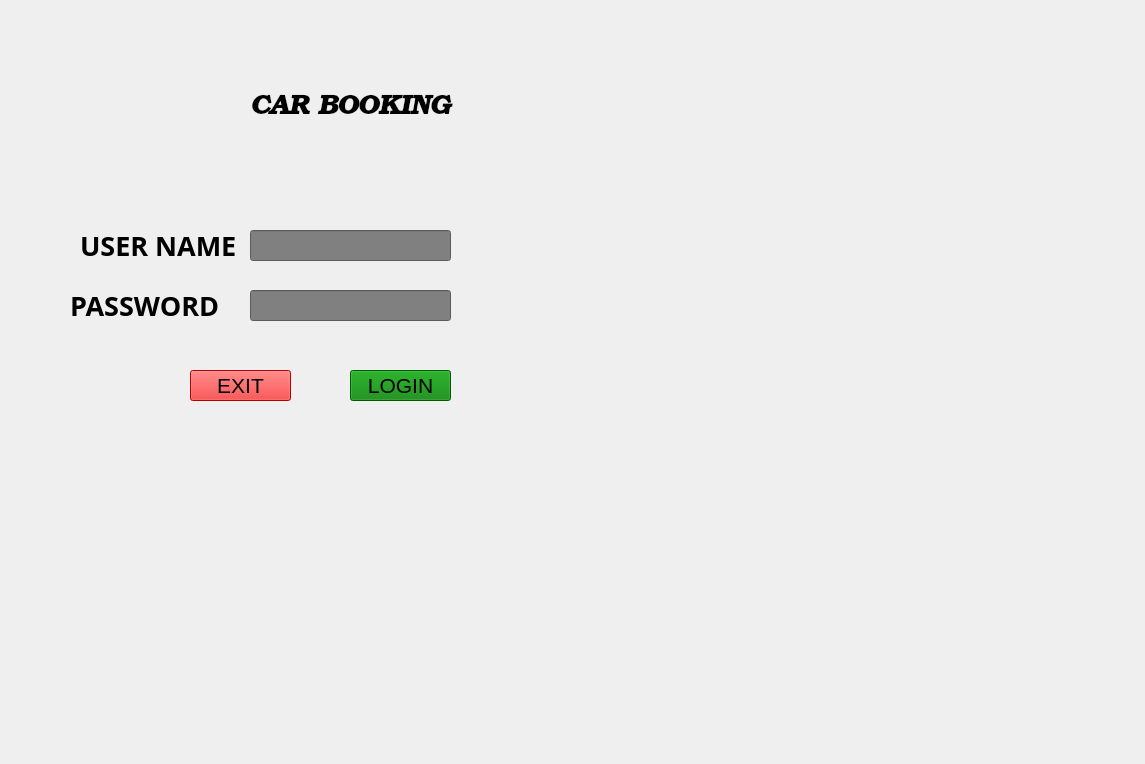
<?xml version="1.0" encoding="UTF-8"?>
<ui version="4.0">
 <class>login</class>
 <widget class="QMainWindow" name="login">
  <property name="geometry">
   <rect>
    <x>0</x>
    <y>0</y>
    <width>1145</width>
    <height>764</height>
   </rect>
  </property>
  <property name="windowTitle">
   <string>login</string>
  </property>
  <property name="autoFillBackground">
   <bool>false</bool>
  </property>
  <widget class="QWidget" name="centralwidget">
   <widget class="QLabel" name="label">
    <property name="geometry">
     <rect>
      <x>-430</x>
      <y>-300</y>
      <width>1601</width>
      <height>891</height>
     </rect>
    </property>
    <property name="text">
     <string/>
    </property>
    <property name="pixmap">
     <pixmap>../../../Downloads/sven-d-a4S6KUuLeoM-unsplash(2).jpg</pixmap>
    </property>
   </widget>
   <widget class="QLabel" name="label_2">
    <property name="geometry">
     <rect>
      <x>250</x>
      <y>80</y>
      <width>500</width>
      <height>61</height>
     </rect>
    </property>
    <property name="font">
     <font>
      <family>URW Bookman</family>
      <pointsize>20</pointsize>
      <weight>75</weight>
      <italic>true</italic>
      <bold>true</bold>
     </font>
    </property>
    <property name="styleSheet">
     <string notr="true">font-size:20</string>
    </property>
    <property name="text">
     <string>CAR BOOKING</string>
    </property>
    <property name="textFormat">
     <enum>Qt::RichText</enum>
    </property>
   </widget>
   <widget class="QLabel" name="label_3">
    <property name="geometry">
     <rect>
      <x>80</x>
      <y>200</y>
      <width>211</width>
      <height>91</height>
     </rect>
    </property>
    <property name="font">
     <font>
      <family>Ubuntu Condensed</family>
      <pointsize>20</pointsize>
      <weight>75</weight>
      <bold>true</bold>
     </font>
    </property>
    <property name="styleSheet">
     <string notr="true">color:black;</string>
    </property>
    <property name="text">
     <string>USER NAME</string>
    </property>
   </widget>
   <widget class="QLabel" name="label_4">
    <property name="geometry">
     <rect>
      <x>70</x>
      <y>260</y>
      <width>211</width>
      <height>91</height>
     </rect>
    </property>
    <property name="font">
     <font>
      <family>Ubuntu Condensed</family>
      <pointsize>20</pointsize>
      <weight>75</weight>
      <bold>true</bold>
     </font>
    </property>
    <property name="styleSheet">
     <string notr="true">color:black;</string>
    </property>
    <property name="text">
     <string>PASSWORD</string>
    </property>
   </widget>
   <widget class="QLineEdit" name="username_lineEdit">
    <property name="geometry">
     <rect>
      <x>250</x>
      <y>230</y>
      <width>201</width>
      <height>31</height>
     </rect>
    </property>
    <property name="styleSheet">
     <string notr="true">background-color:grey;</string>
    </property>
   </widget>
   <widget class="QLineEdit" name="password_lineEdit_3">
    <property name="geometry">
     <rect>
      <x>250</x>
      <y>290</y>
      <width>201</width>
      <height>31</height>
     </rect>
    </property>
    <property name="styleSheet">
     <string notr="true">background-color:grey</string>
    </property>
    <property name="echoMode">
     <enum>QLineEdit::Password</enum>
    </property>
   </widget>
   <widget class="QPushButton" name="exit_pushButton_2">
    <property name="geometry">
     <rect>
      <x>190</x>
      <y>370</y>
      <width>101</width>
      <height>31</height>
     </rect>
    </property>
    <property name="font">
     <font>
      <pointsize>16</pointsize>
     </font>
    </property>
    <property name="styleSheet">
     <string notr="true">BACKGROUND-COLOR:RED</string>
    </property>
    <property name="text">
     <string>EXIT</string>
    </property>
   </widget>
   <widget class="QPushButton" name="lohgin_pushButton_3">
    <property name="geometry">
     <rect>
      <x>350</x>
      <y>370</y>
      <width>101</width>
      <height>31</height>
     </rect>
    </property>
    <property name="font">
     <font>
      <pointsize>16</pointsize>
     </font>
    </property>
    <property name="styleSheet">
     <string notr="true">BACKGROUND-COLOR:GREEN</string>
    </property>
    <property name="text">
     <string>LOGIN</string>
    </property>
   </widget>
  </widget>
 </widget>
 <resources/>
 <connections/>
</ui>
